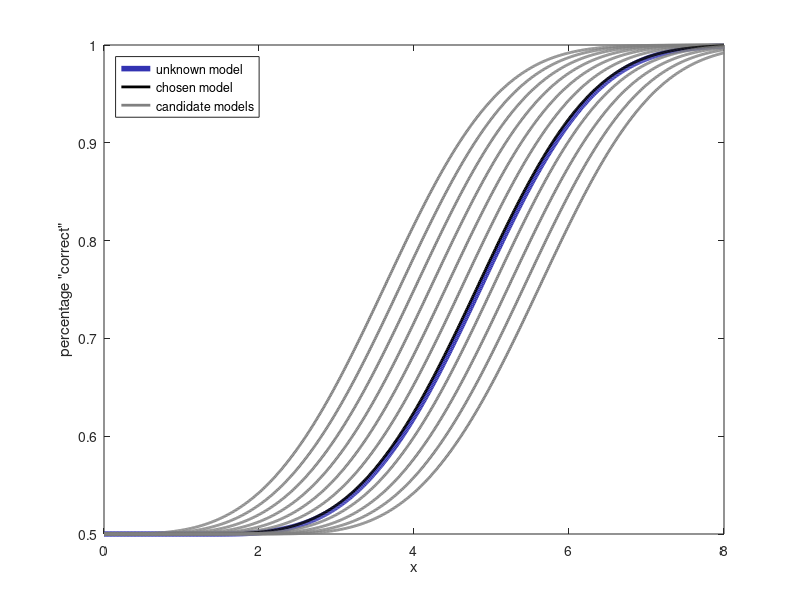
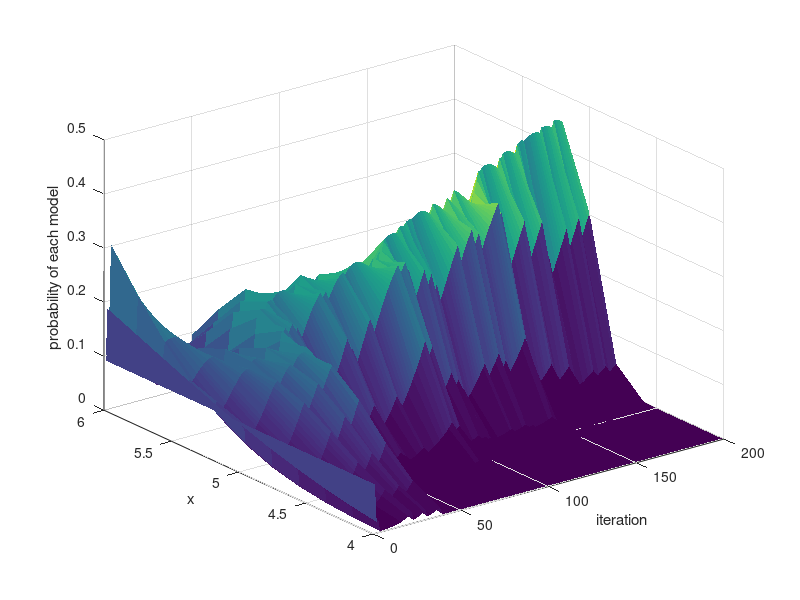
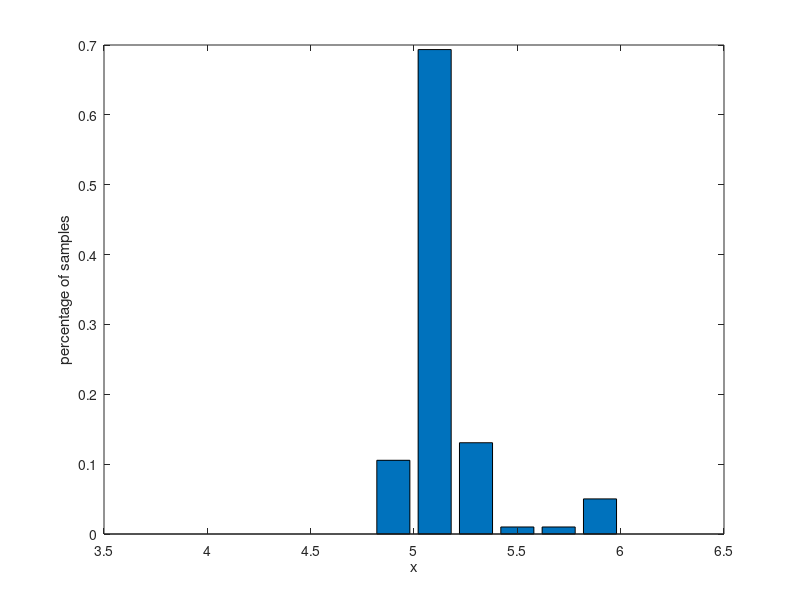

These figures' MATLAB source, in order:
% pr_exercise_6_solution.m
%
% In this exercise we want to find the model which best approximates an unknown Psychometric
% function. We know that the unknown Psychometric function is a displaced representation, in the
% [0,2] interval, of a basic psychometric function with threshold=4. We have 11 models whose 
% displacement varies in the [0,2] interval with a step of 0.2. There are two ways of finding 
% the best approximation.
%
% First we can get 20 samples for each small displacement (ex. dx=0.2) on x axis and calculate 
% the % "correct' for each position. Then we find the Psychometric function that fits the best 
% the salculated percentages.
%
% A more efficient approach to the problem is the use of Bayesian inferece (or learning) which 
% iteratively converges to the best model. This algorithm can be summarized 
% in the following steps:
%
% a. Assign equal weights to all models
% b. sample (get a response) at a random displacement in the [0,2] interval
% c. calculate new weights for each model (multiply old weights with the return probability of Psychometric function if sample=1 or 1-probability if sample=0)
% d. normalize new weights in order for then to sum to 1
% e. sample at the threshold of the model with the highest weight
% f. repeat from c


function pr_exercise_6_solution()

% threshold of the basic Psychometric function    
T = 4;

% displacement of the unknown Psychometric function that we want to approximate. This is
% the unknown that we want to approximate.
unknownDisp = 1.238;
%unknownDisp = 2*rand;

% displacements of the candidate models
dispStep = 0.2;
displacements = 0:dispStep:2;

% priors are initialized to be uniform (other initialization possible)
priors = ones(size(displacements))./size(displacements,2);

% probability of models for the current step. Each model represents a threshold
M = zeros(size(displacements));

% in 1st step previous model probability is equal to priors
M_n = priors;

% initial sampling in x axis is chosen randomly
c = T + rand*max(displacements);

% history of sampling points
cHist = zeros(1,0);
i=1;

% we use a fixed number of trials; alternatively,
% a convergence measure could be used for termination
while (i<200)
    % get response for current sample
    r = Response(c,T);
    % calculate new probability for each model
    for j=1:size(displacements,2)
        if (r==1)
            M(j) = M_n(end,j)*Psychometric(c,T,displacements(j));
        else
            M(j) = M_n(end,j)*(1-Psychometric(c,T,displacements(j)));
        end
    end
    % normalize. This is equivalent to 1/(\sum(P_{n-1}(M_i)* \psy_{M_i}(c)))
    M = M./sum(M);

    % add sample to history
    cHist = [cHist c];
    
    % add current models' probability to history
    M_n = [M_n; M];
    
    % calculate new sample. Equals to the threshold of the 
    % model which currently has the highest probability
    [m, index] = max(M);
    c = T + displacements(index); % basic T plus displacement of model
    i = i+1;
end 

[t, index] = sort(M_n(end,:),'descend');
fprintf('Unknown threshold %.3f Approximated threshold %.3f\n', T+unknownDisp, T+displacements(index(1)));

% visualize psychometric functions
x = 0:0.01:8;
y = Psychometric(x,T,unknownDisp);
h1 = plot(x,y, 'LineWidth', 4, 'Color', [0.2 0.2 0.7]);
hold on;
for i=1:size(displacements,2)
    y = Psychometric(x,T,displacements(i));
    if (i == index(1))
        h2 = plot(x,y, 'LineWidth', 2, 'Color', [0 0 0]);
    else
        h3 = plot(x,y, 'LineWidth', 2, 'Color', [0.5 0.5 0.5]);
    end
end
xlabel('x');
ylabel('percentage "correct"');
legend([h1 h2 h3], {'unknown model', 'chosen model', 'candidate models'}, 'Location', 'northwest');

% visualize convergence
displacements = displacements+T;
x = repmat((1:size(M_n,1))',1,size(M_n,2));
y = repmat(displacements, size(M_n,1),1);
figure;
surf(x,y,M_n, 'EdgeColor', 'none');
ylabel('x');
xlabel('iteration');
zlabel('probability of each model');

% visualize sampling
binranges = T-dispStep/2:dispStep:T+2+dispStep/2;
bincounts = histc(cHist, binranges);
bincounts = bincounts./sum(bincounts);
figure;
bar(binranges, bincounts);
xlabel('x');
ylabel('percentage of samples');

%keyboard

%--------------------------------- helper functions ----------------------------
%
% Functions which provide the functionality needed for estimating the best model. Take a look
% if you want to understand the full process
   
% Returns response of unknown psychometric function for a point c in x axis 
% and basic threshold T.  r=1 "correct"
%
% input:
%   c   - position of sample
%   T   - threshold of basic psychometric function
%
% output:
%   r   - response (1 == "correct", 0 == "false")
function r = Response(c,T)
    r = 0;
    if(rand <= Psychometric(c,T,unknownDisp))
    % Probability of correct response increases as we move to higher c
        r = 1;
    end
end
   
% Returns the probability for a point c in x axis with basic threshold T
% and displacement d. If d>0 displaces to the right
% 
% input:
%   c   - position of sample 
%   T   - threshold of basic psychometric function
%   d   - displacement from basic psycometric funtion. (d>0 displaces to the right)
%
% output:
%   p   - probability of correct response for point c of the displaced by d psycometric function

function p = Psychometric(c,T,d)
    c = c-d;
    c(c(:)<0) = 0;
    p = 1 - 0.5*exp(-(c/T).^3.5);
end


end